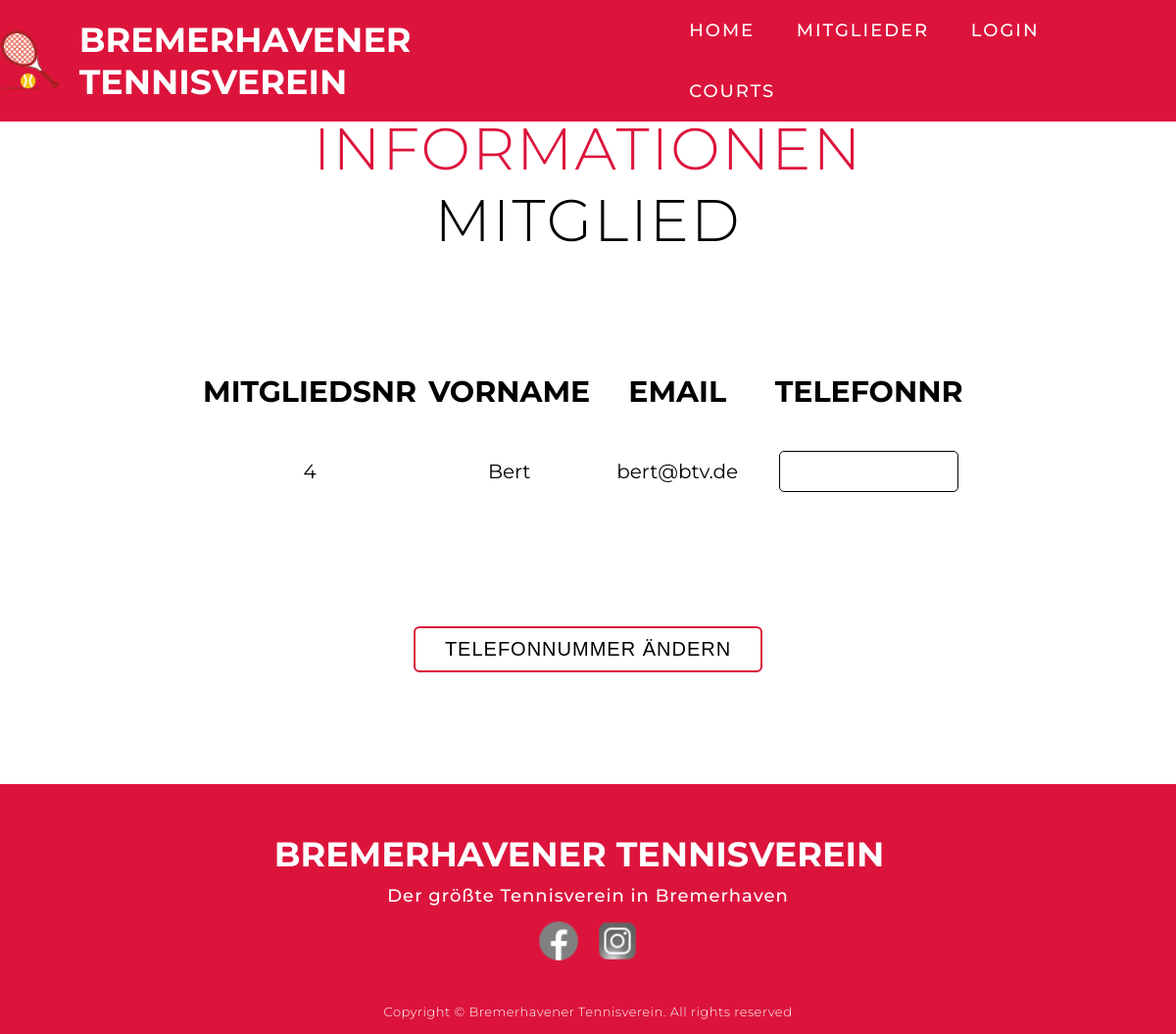
Screenshot of /viewMemberDetails.php?id=4 (signed in) with the database file from the repository.
### tables this page shows
CREATE TABLE `member_v1` (
  `id` int(11) NOT NULL AUTO_INCREMENT,
  `email` varchar(255) NOT NULL,
  `forename` varchar(255) NOT NULL,
  `password` varchar(255) DEFAULT NULL,
  `isTrainer` tinyint(1) NOT NULL DEFAULT '0',
  `phonenumber` varchar(255) NOT NULL,
  UNIQUE KEY `email` (`email`),
  UNIQUE KEY `id` (`id`)
);

### includes/User.php (called while the page is built, shortened)
<?php
class User
{
    public static function get(string $id): array
    {
        $mysql = getMysqlConnection();
        $stmt = $mysql->prepare("SELECT * FROM member_v1 WHERE id = $id");
        $stmt->execute();
        return $stmt->fetch();
    }
}

### viewMemberDetails.php (the view, shortened to what this page needs)
<?php
include('views/header.php');
?>
    <section id="members">
        <div class="members container">
            <div class="members-header">
                <h1 class="section-title"><span>Informationen</span> Mitglied</h1>
                <div class="member-bottom">
                    <?php
                    if (isset($_SESSION['email'])) {
                        if (!isset($_GET['id'])) {
                            $message = 'Keine ID verfügbar';
                        } else {
                            $result = User::get($_GET['id']);
                            ?>
                            <table class="table">
                                <form action="viewMemberDetails.php?id=<?php echo $_GET['id'] ?>" method="post">
                                    <thead>
                                    <tr>
                                        <th>Mitgliedsnr</th>
                                        <th>Vorname</th>
                                        <th>Email</th>
                                        <th>Telefonnr</th>
                                    </tr>
                                    </thead>
                                    <tbody>
                                    <tr>
                                        <td><?php echo $result['id'] ?></td>
                                        <td><?php echo $result['forename'] ?></td>
                                        <td><?php echo $result['email'] ?></td>
                                        <td><input type="tel" minlength="10"
                                                   title="Die Telefonnummer muss mindestens 10 Zeichen haben"
                                                   name="phonenumber" value="<?php echo $result['phonenumber'] ?>"
                                                   pattern="0(17|25)([0-9]{0,})([-]{0,1})([0-9]{4,})"/></td>
                                    </tr>
                                    </tbody>
                                    <br>
                            </table>
                            <button type="submit" name="submit_member" class="edit-user-btn">Telefonnummer ändern</button>
                            <?php
                        }
                    } else {
                        $message = 'Keine gültige Session!';
                    }
                    ?>
                </div>
            </div>
        </div>
    </section>
<?php
include('views/footer.php');

### css/style.css (style rules this page uses)
* { padding: 0; margin: 0; box-sizing: border-box; }
html { font-size: 10px; font-family: 'Montserrat', sans-serif; scroll-behavior: smooth; }
.container { min-height: 100vh; width: 100%; display: flex; align-items: center; justify-content: center; }
.section-title { font-size: 4rem; font-weight: 300; color: black; margin-bottom: 10px; text-transform: uppercase; letter-spacing: 0.2rem; text-align: center; }
.section-title span { color: crimson; }
#members .members { flex-direction: column; text-align: center; max-width: 1500px; margin: 0 auto; padding: 100px 0; }
#members .members-header h1 { margin-bottom: 100px; }
#members .members-header { max-width: 800px; margin: 0 auto; }
#members .table th { font-size: 2rem; color: black; text-align: center; padding: 5px 5px; }
#members .table td { font-size: 1.5rem; color: black; text-align: center; padding: 8px 8px; }
#members input { width: 100%; padding: 8px 8px; margin: 15px 0; display: inline-block; text-align: center; border: 1px solid black; border-radius: 5px; box-sizing: border-box; font-size: 2rem; font-family: 'Montserrat', sans-serif; }
#members button { display: inline-block; padding: 10px 30px; color: black; background-color: transparent; border: 2px solid crimson; border-radius: 6px; font-size: 2rem; text-transform: uppercase; letter-spacing: 0.1rem; margin-top: 100px; transition: 0.3s ease; transition-property: background-color, color; }
@media only screen and (min-width: 768px) { h1.section-title { font-size: 6rem; } }
@media only screen and (min-width: 768px) { #members .table th { font-size: 3rem; color: black; text-align: center; text-transform: uppercase; } }
@media only screen and (min-width: 768px) { #members .table td { font-size: 2rem; color: black; text-align: center; padding: 20px 20px; } }

### rows the page displays
member_v1: id "4", forename "Bert", email "bert@btv.de"
